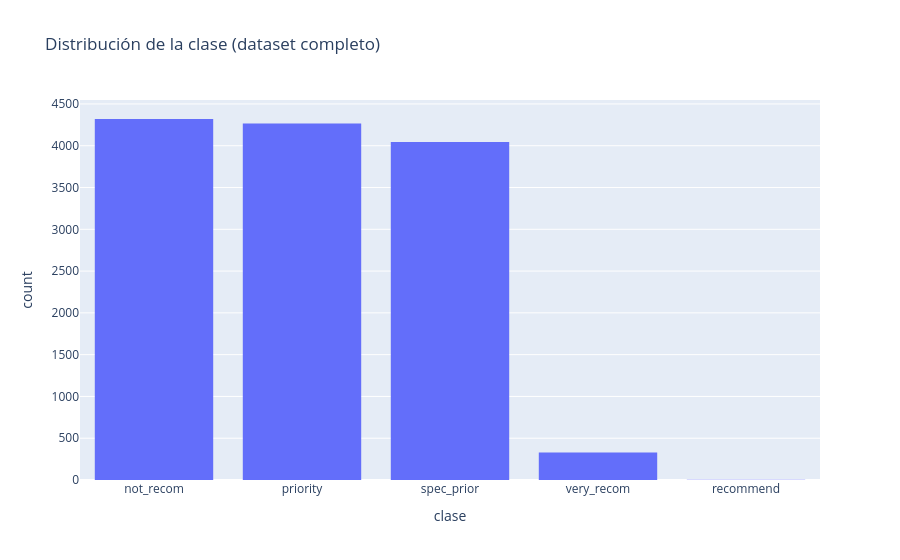

The cell this chart's notebook holds for it:
### Markdown cell above
### Qué vemos en la carga

- Hay 12.960 registros y 9 columnas (8 atributos más `clase`), sin valores nulos.
- En los 8 atributos, la `freq` del valor más frecuente es exactamente 12.960 / `unique`: cada valor aparece la misma cantidad de veces.
- El producto de los `unique` de los atributos da 3·5·4·4·3·2·3·3 = 12.960, igual que la cantidad de registros. Coincide con la descripción del dataset: las instancias cubren todo el espacio de atributos, cada combinación una vez.
- Por eso ningún atributo está desbalanceado, y lo que hay que analizar es cómo se relaciona cada uno con la clase.
- `clase` es la única variable despareja: tiene 5 valores y `not_recom` aparece 4.320 veces, cuando un reparto parejo daría 2.592.

### Code cell
# @title Distribución de la clase
print(df['clase'].value_counts())

fig= px.histogram(df, x='clase', title='Distribución de la clase (dataset completo)',
                  category_orders={'clase': df['clase'].value_counts().index.tolist()})
fig.show()

### Figure 1 — Plotly figure (JSON) as saved in the notebook; plotly's stock layout.template omitted (floating-point values rounded to 4 significant figures; data arrays with more than 128 entries replaced by an {"elided": "..."} marker saying what was removed)
{"data": [{"bingroup": "x", "hovertemplate": "clase=%{x}<br>count=%{y}<extra></extra>", "legendgroup": "", "marker": {"color": "#636efa", "pattern": {"shape": ""}}, "name": "", "orientation": "v", "showlegend": false, "type": "histogram", "x": {"elided": "12960 str values"}, "xaxis": "x", "yaxis": "y"}], "layout": {"barmode": "relative", "legend": {"tracegroupgap": 0}, "title": {"text": "Distribución de la clase (dataset completo)"}, "xaxis": {"anchor": "y", "categoryarray": ["not_recom", "priority", "spec_prior", "very_recom", "recommend"], "categoryorder": "array", "domain": [0, 1], "title": {"text": "clase"}}, "yaxis": {"anchor": "x", "domain": [0, 1], "title": {"text": "count"}}}}
